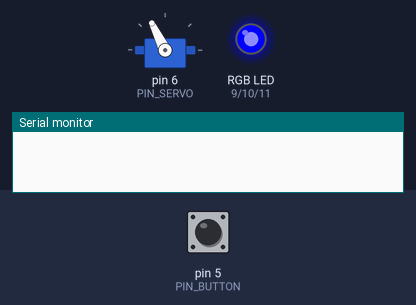
The sketch below on a simulated Arduino Uno, built with avr-gcc and run on an emulated ATmega328P. On the bench: servo, an RGB LED mixed from three pins (HIGH = lit), the last lines printed to the serial monitor. The inputs (shaded band) are chosen by the test bench; at power-on: pin 5 (PIN_BUTTON) LOW. Dim RGB values are drawn brighter than linear.

Above: at 1.25 s.
1.3 s: pin 5 (PIN_BUTTON) pulled HIGH for 0.15 s
At 1.7 s:
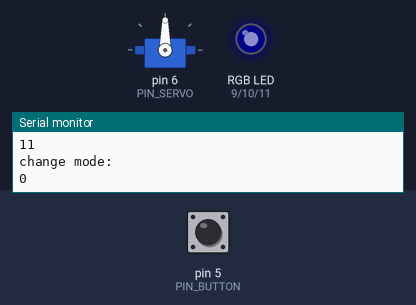
2.9 s: pin 5 (PIN_BUTTON) pulled HIGH for 1 s
At 3.25 s:
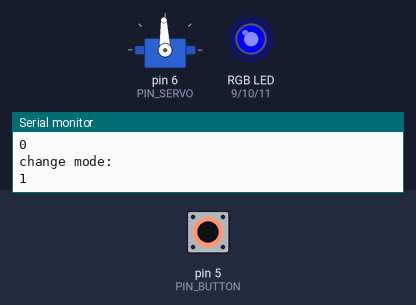
5.9 s: pin 5 (PIN_BUTTON) pulled HIGH for 1 s
At 6.0 s:
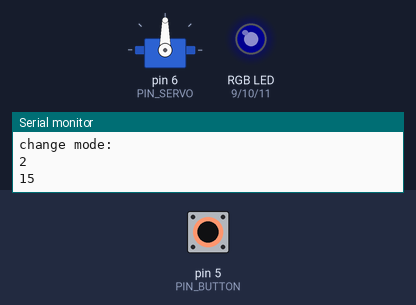
9.9 s: pin 5 (PIN_BUTTON) pulled HIGH for 0.15 s
At 11.86 s:
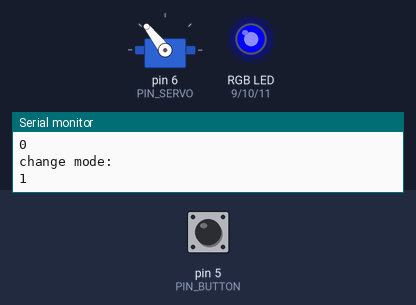
13.0 s: pin 5 (PIN_BUTTON) pulled HIGH for 1 s
At 15.27 s:
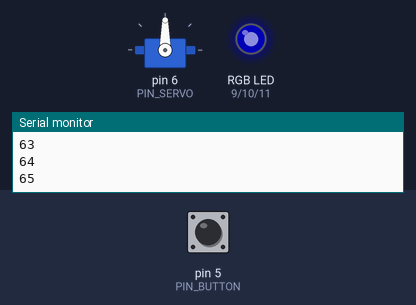
17.0 s: pin 5 (PIN_BUTTON) pulled HIGH for 3.2 s
At 23.14 s:
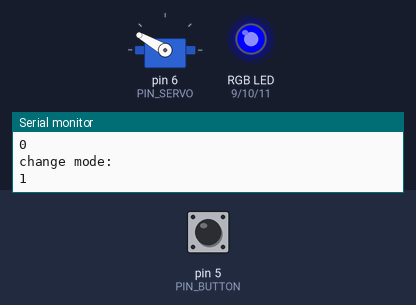
Timing chart, 0 to 28.3 s (numbered marks = the images above; inputs shaded):
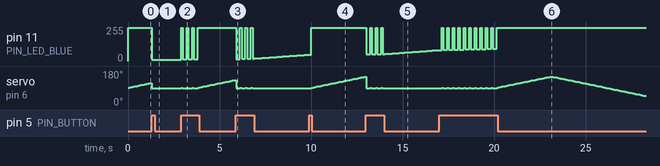

Measured:
- after the input at 1.3 s, pin 11 (PIN_LED_BLUE): 250/255 → 11/255 at once
- after the input at 2.9 s, pin 11 (PIN_LED_BLUE): 11/255 → 250/255 at once, → 12/255 0.10 s later, → 250/255 0.20 s later, → 13/255 0.10 s later, … (7 changes in this stretch); servo on pin 6 (PIN_SERVO): 90° → 92° at once, → 90° 0.10 s later, → 92° 0.20 s later, → 90° 0.10 s later, … (27 changes in this stretch)
- after the input at 5.9 s, pin 11 (PIN_LED_BLUE): ramps from 15/255 to 250/255 and jumps back, once every 0.30 s
- after the input at 9.9 s, servo on pin 6 (PIN_SERVO): moves from 90° to 150° over 2.9 s, starting after 0.12 s
- after the input at 13.0 s, pin 11 (PIN_LED_BLUE): ramps from 49/255 to 250/255 and jumps back, once every 0.30 s
- after the input at 17.0 s, servo on pin 6 (PIN_SERVO): 90° → 92° after 0.13 s, → 90° 0.10 s later, → 92° 0.20 s later, → 90° 0.10 s later, … (101 changes in this stretch)

The sketch:

zaku.ino
```cpp
#include <Servo.h>
#define PIN_SERVO 6
#define MIN_ANGLE 20
#define MAX_ANGLE 150
#define MIN_HIGHLIGHT 10
#define MAX_HIGHLIGHT 250
#define PIN_LED_RED 9
#define PIN_LED_GREEN 10
#define PIN_LED_BLUE 11
#define PIN_BUTTON 5

Servo servo_eye;
int target_angle = 90;
int target_highlight = MIN_HIGHLIGHT;
int dirction_angle = 2;
int dirction_highlight = 1;
int mode = 1;

void setup() {
  Serial.begin(9600);
  pinMode(PIN_LED_RED, OUTPUT);
  pinMode(PIN_LED_GREEN, OUTPUT);
  pinMode(PIN_LED_BLUE, OUTPUT);
  pinMode(PIN_BUTTON, INPUT);
  servo_eye.attach(PIN_SERVO);

}

void loop() {
  if (digitalRead(PIN_BUTTON) == HIGH) {
    changeMode();
    Serial.println("change mode:");
    Serial.println(mode);
  }
  switch (mode) {
    case 1:
      rotate();
      highlight(PIN_LED_BLUE);
      break;
    case 2:
      resetServo();
      breathing(PIN_LED_BLUE);
      break;
    default:
      break;
  }
  delay(100);
}

void rotate() {
  target_angle += dirction_angle;
  if (target_angle > MAX_ANGLE || target_angle < MIN_ANGLE) {
    dirction_angle = -dirction_angle;
  }
  target_angle = min(MAX_ANGLE, max(MIN_ANGLE, target_angle));
  servo_eye.write(target_angle);

}

void breathing(int pin) {
  target_highlight += dirction_highlight;
  if (target_highlight > MAX_HIGHLIGHT || target_highlight < MIN_HIGHLIGHT) {
    dirction_highlight = -dirction_highlight;
  }
  Serial.println(target_highlight);
  target_highlight = min(MAX_HIGHLIGHT, max(MIN_HIGHLIGHT, target_highlight));
  analogWrite(pin, target_highlight);
}

void resetServo() {
  target_angle = 90;
  servo_eye.write(target_angle);
}

void highlight(int pin) {
  analogWrite(pin, MAX_HIGHLIGHT);
}

void changeMode() {
  mode = (mode + 1) % 3;
}
```
